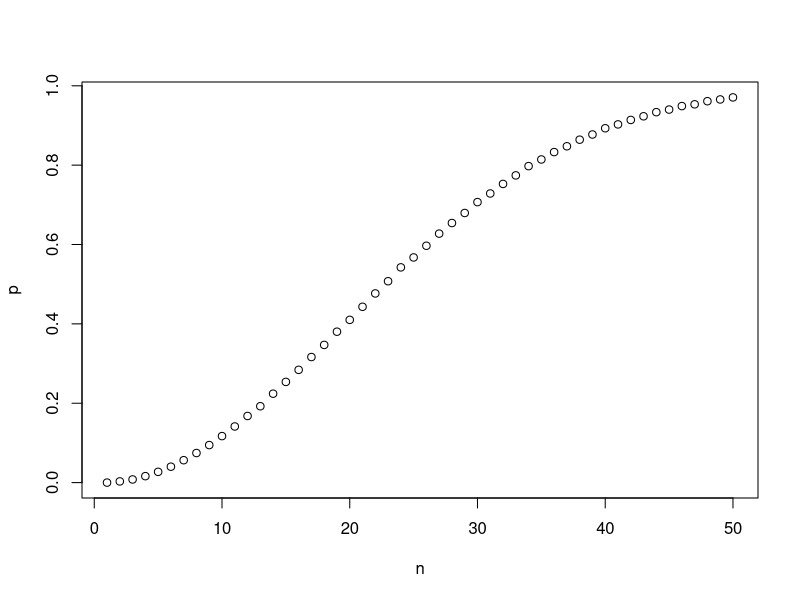
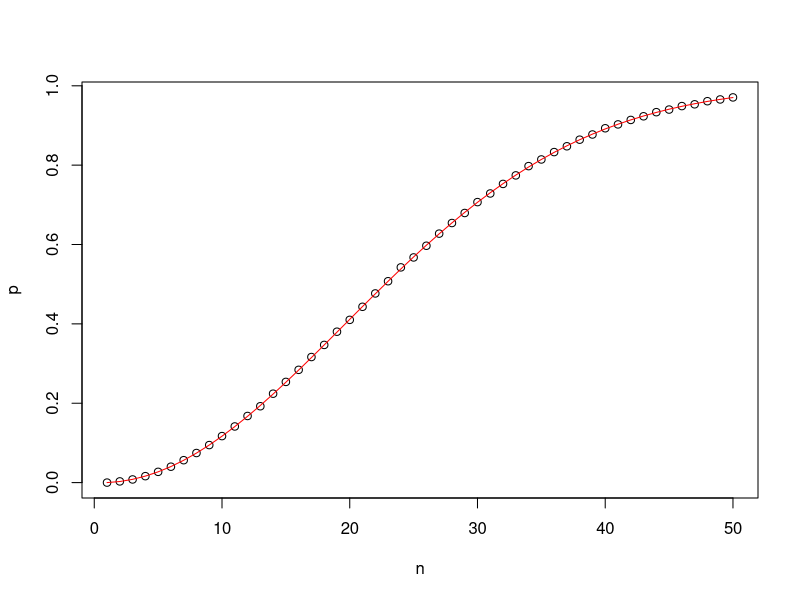
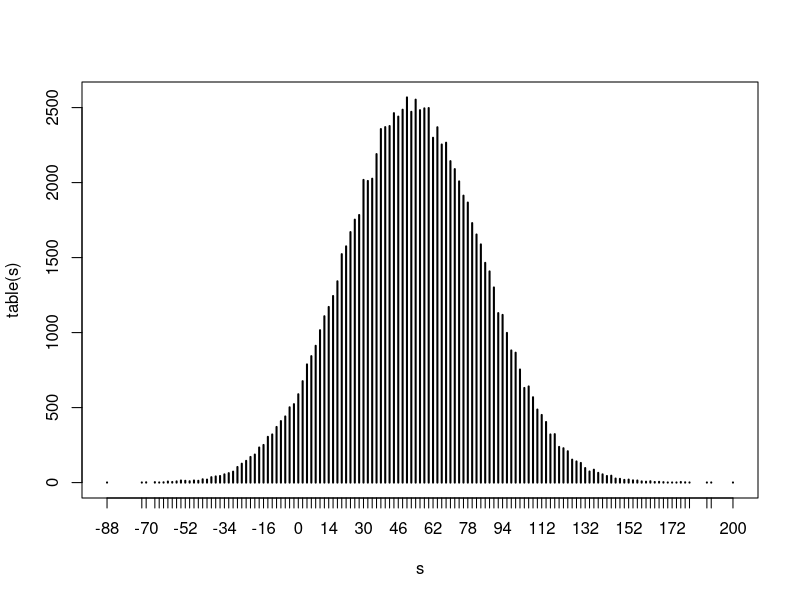

Here is the R script that generated these plots, in order: (Note: a time limit stopped this script after it produced the figures.)
## ---- chunk 1
set.seed(2023-10-1)
n <- 25
bdays <- sample(1:365, size = n, replace = TRUE)
## ---- chunk 2
any(duplicated(bdays))
## ---- chunk 3
n <- 25
B <- 10^5
replicate(B,{
  bdays <- sample(1:365, size = n, replace = TRUE)
  any(duplicated(bdays))
}) |> mean()
## ---- chunk 4
n <- seq(1, 50)
pr <- function(n){
  replicate(B,{
    bdays <- sample(1:365, size = n, replace = TRUE)
    any(duplicated(bdays))
  }) |> mean()
}
p <- sapply(n, pr)
plot(n, p)
## ---- chunk 5
epr <- function(n){
  1 - prod(seq(365, 365 - n + 1)/365)
}
ep <- sapply(n, epr)
plot(n, p)
lines(n, ep, col = "red")
## ---- chunk 6
x <- sample(c(-1, 1), size = 1, prob = c(9/19, 10/19))
## ---- chunk 7
replicate(10, sample(c(-1, 1), size = 1, prob = c(9/19, 10/19)))
## ---- chunk 8
sample(c(-1, 1), size = 10, replace = TRUE, prob = c(9/19, 10/19))
## ---- chunk 9
x <- rbinom(10, 1, 10/19); x <- x*2 - 1
## ---- chunk 10
x <- sample(c(-1, 1), size = 1000, replace = TRUE, prob = c(9/19, 10/19))
s <- sum(x)
## ---- chunk 11
s <- replicate(10^5,{
  x <- sample(c(-1, 1), size = 1000, replace = TRUE, prob = c(9/19, 10/19))
  sum(x)
})
plot(table(s))
## ---- chunk 12
mean(s < 0)
## ---- chunk 13
x <- sample(c(-1, 1), size = 10^6, replace = TRUE, prob = c(9/19, 10/19))
mean(x)
sqrt(mean((x - mean(x))^2))
sd(x)
## ---- chunk 14
n <- 1000
mu <- 1/19
sigma <- 2*sqrt(9/19*10/19)
pnorm(-sqrt(n)*mu/sigma)
## ---- chunk 15
n <- ceiling((-sigma/mu*qnorm(0.01))^2)
## ---- chunk 16
## Hint: copy and paste one of the previous Monte Carlo simulations and change n
s <- replicate(10^5,{
  x <- sample(c(-1, 1), size = n, replace = TRUE, prob = c(9/19, 10/19))
  sum(x)
})
mean(s < 0)
## ---- chunk 17
s <- replicate(10^3,{
  x <- sample(c(0, 1), size = 5*10^5, replace = TRUE, 
              prob = c(1 - 10^-6, 10^-6))
  sum(x)
})
plot(table(s))
## ---- chunk 18
sapply(0:3, function(k) mean(s == k))
dpois(0:3, 0.5)
## ---- chunk 19
p <- 0.04 #default prob
s <- replicate(10^5,{
  x <- sample(c(-200000, 10000), size = 10000, replace = TRUE, prob = c(p, 1-p))
  sum(x)
})
hist(s)
## ---- chunk 20
p <- 0.04 #default prob
s <- replicate(10^5,{
  p <- 0.04 + runif(1, -0.02, 0.02)
  x <- sample(c(-200000, 10000), size = 10000, replace = TRUE, prob = c(p, 1 - p))
  sum(x)
})
hist(s)
## ---- chunk 21
sample(c(-1,17), size =1, prob = c(18/19,1/19))
## ---- chunk 22
-1*18/19+17*18/19
## ---- chunk 23
18*sqrt(18/19*1/19)
## ---- chunk 24
n = 1000
x <- sample(c(-1,17), size =n, prob = c(18/19,1/19),replace = T)
## ---- chunk 25
p = 1/19
miu = n*p
## ---- chunk 26
se = sqrt(n)*sqrt(18*p*(1-p))
## ---- chunk 27
pnorm(-miu/se)
